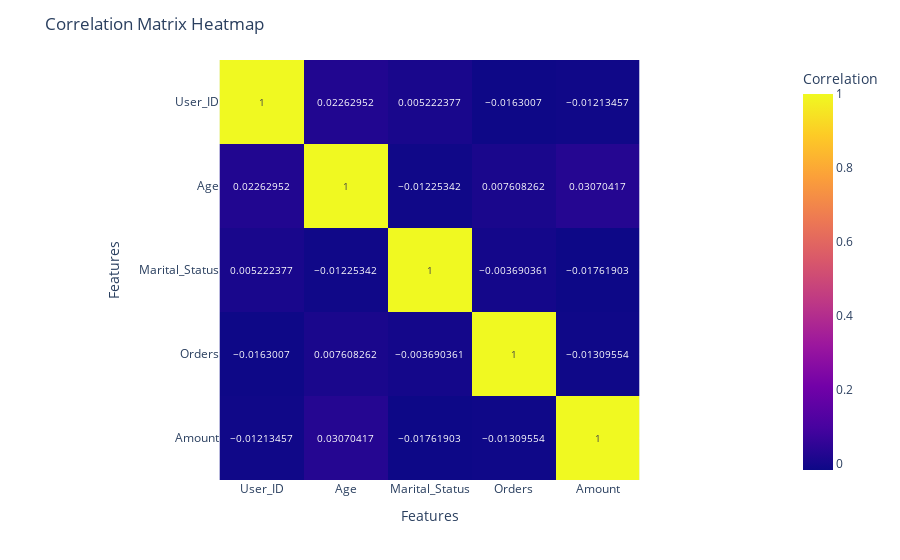

This figure's notebook cell:
### Markdown cell above
- Selecting the columns with numerals to craete a heatmap for correlation calculation 
- Creating the heatmap

### Code cell
numerals_data = sales_cleaned.select_dtypes(include=[np.number])
correlation_matrix = numerals_data.corr()

fig = px.imshow(correlation_matrix,
                text_auto=True,  
                labels=dict(x="Features", y="Features", color="Correlation"),
                x=correlation_matrix.columns,
                y=correlation_matrix.columns)
fig.update_layout(title="Correlation Matrix Heatmap",
                  xaxis_title="Features",
                  yaxis_title="Features")

fig.show()

### Figure 1 — Plotly figure (JSON) as saved in the notebook; plotly's stock layout.template omitted (floating-point values rounded to 4 significant figures)
{"data": [{"coloraxis": "coloraxis", "hovertemplate": "Features: %{x}<br>Features: %{y}<br>Correlation: %{z}<extra></extra>", "name": "0", "texttemplate": "%{z}", "type": "heatmap", "x": ["User_ID", "Age", "Marital_Status", "Orders", "Amount"], "xaxis": "x", "y": ["User_ID", "Age", "Marital_Status", "Orders", "Amount"], "yaxis": "y", "z": [[1, 0.02263, 0.005222, -0.0163, -0.01213], [0.02263, 1, -0.01225, 0.007608, 0.0307], [0.005222, -0.01225, 1, -0.00369, -0.01762], [-0.0163, 0.007608, -0.00369, 1, -0.0131], [-0.01213, 0.0307, -0.01762, -0.0131, 1]]}], "layout": {"coloraxis": {"colorbar": {"title": {"text": "Correlation"}}, "colorscale": [[0, "#0d0887"], [0.1111, "#46039f"], [0.2222, "#7201a8"], [0.3333, "#9c179e"], [0.4444, "#bd3786"], [0.5556, "#d8576b"], [0.6667, "#ed7953"], [0.7778, "#fb9f3a"], [0.8889, "#fdca26"], [1, "#f0f921"]]}, "margin": {"t": 60}, "title": {"text": "Correlation Matrix Heatmap"}, "xaxis": {"anchor": "y", "constrain": "domain", "domain": [0, 1], "scaleanchor": "y", "title": {"text": "Features"}}, "yaxis": {"anchor": "x", "autorange": "reversed", "constrain": "domain", "domain": [0, 1], "title": {"text": "Features"}}}}
